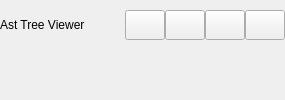
			      <widget class="QWidget" name="AstTreepage">
				<layout class="QVBoxLayout" name="AstTreepage_Layout">
				  <property name="spacing">
				    <number>0</number>
				  </property>
				  <property name="leftMargin">
				    <number>0</number>
				  </property>
				  <property name="topMargin">
				    <number>0</number>
				  </property>
				  <property name="rightMargin">
				    <number>0</number>
				  </property>
				  <property name="bottomMargin">
				    <number>0</number>
				  </property>
				  <item>
				    <widget class="QWidget" name="AstTreebar" native="true">
				      <property name="minimumSize">
					<size>
					  <width>0</width>
					  <height>50</height>
					</size>
				      </property>
				      <property name="maximumSize">
					<size>
					  <width>16777215</width>
					  <height>50</height>
					</size>
				      </property>
				      <layout class="QHBoxLayout" name="AstTreepagebar_Layout">
					<property name="spacing">
					  <number>0</number>
					</property>
					<property name="leftMargin">
					  <number>0</number>
					</property>
					<property name="topMargin">
					  <number>0</number>
					</property>
					<property name="rightMargin">
					  <number>0</number>
					</property>
					<property name="bottomMargin">
					  <number>0</number>
					</property>
					<item>
					  <widget class="QLabel" name="AstTreeLabel">
					    <property name="text">
					      <string>Ast Tree Viewer</string>
					    </property>
					  </widget>
					</item>
					<item>
					  <spacer name="AstTreebarSpacer">
					    <property name="orientation">
					      <enum>Qt::Horizontal</enum>
					    </property>
					    <property name="sizeHint" stdset="0">
					      <size>
						<width>40</width>
						<height>20</height>
					      </size>
					    </property>
					  </spacer>
					</item>
					<item>
					  <widget class="QPushButton" name="AstTreeZoomOut">
					    <property name="minimumSize">
					      <size>
						<width>40</width>
						<height>30</height>
					      </size>
					    </property>
					    <property name="focusPolicy">
					      <enum>Qt::NoFocus</enum>
					    </property>
					    <property name="text">
					      <string/>
					    </property>
					    <property name="icon">
					      <iconset>
						<normaloff>./resources/icons/maginifyingminus.svg</normaloff>./resources/icons/maginifyingminus.svg
					      </iconset>
					    </property>
					    <property name="iconSize">
					      <size>
						<width>12</width>
						<height>12</height>
					      </size>
					    </property>
					  </widget>
					</item>
					<item>
					  <widget class="QPushButton" name="AstTreeZoomReset">
					    <property name="minimumSize">
					      <size>
						<width>40</width>
						<height>30</height>
					      </size>
					    </property>
					    <property name="focusPolicy">
					      <enum>Qt::NoFocus</enum>
					    </property>
					    <property name="text">
					      <string/>
					    </property>
					    <property name="icon">
					      <iconset>
						<normaloff>./resources/icons/maginifying.svg</normaloff>./resources/icons/maginifying.svg
					      </iconset>
					    </property>
					    <property name="iconSize">
					      <size>
						<width>12</width>
						<height>12</height>
					      </size>
					    </property>
					  </widget>
					</item>
					<item>
					  <widget class="QPushButton" name="AstTreeZoomIn">
					    <property name="minimumSize">
					      <size>
						<width>40</width>
						<height>30</height>
					      </size>
					    </property>
					    <property name="focusPolicy">
					      <enum>Qt::NoFocus</enum>
					    </property>
					    <property name="text">
					      <string/>
					    </property>
					    <property name="icon">
					      <iconset>
						<normaloff>./resources/icons/maginifyingplus.svg</normaloff>./resources/icons/maginifyingplus.svg
					      </iconset>
					    </property>
					    <property name="iconSize">
					      <size>
						<width>12</width>
						<height>12</height>
					      </size>
					    </property>
					  </widget>
					</item>
					<item>
					  <widget class="QPushButton" name="AstTreeSave">
					    <property name="minimumSize">
					      <size>
						<width>40</width>
						<height>30</height>
					      </size>
					    </property>
					    <property name="focusPolicy">
					      <enum>Qt::NoFocus</enum>
					    </property>
					    <property name="text">
					      <string/>
					    </property>
					    <property name="icon">
					      <iconset>
						<normaloff>./resources/icons/save.svg</normaloff>./resources/icons/save.svg
					      </iconset>
					    </property>
					    <property name="iconSize">
					      <size>
						<width>12</width>
						<height>12</height>
					      </size>
					    </property>
					  </widget>
					</item>
				      </layout>
				    </widget>
				  </item>
				  <item>
				    <widget class="QStackedWidget" name="AstSvgViewer" native="true">
				      <property name="maximumSize">
					<size>
					  <width>16777215</width>
					  <height>16777215</height>
					</size>
				      </property>
				    </widget>
				  </item>
				</layout>
			      </widget>
